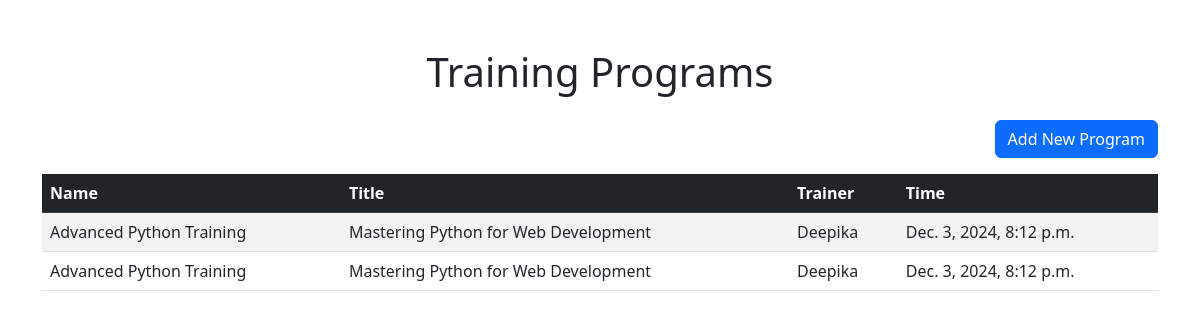
Screenshot of /programs/ with the database file from the repository.
### adminapp/models.py (models this page shows, shortened)
class TrainingProgram(models.Model):
    name = models.CharField(max_length=255)
    title = models.CharField(max_length=255)
    trainer = models.CharField(max_length=255)
    time = models.DateTimeField()
    employees = models.ManyToManyField(User, related_name='training_programs')

### adminapp/views.py (the view)
# urls.py: path('programs/', views.program_list, name='program_list'),
def program_list(request):
    programs = TrainingProgram.objects.all()
    return render(request, 'adminapp/program_list.html', {'programs': programs})

### templates/adminapp/program_list.html (shortened to what this page needs)
{% block content %}
<html lang="en">
<head>
    <link href="https://cdn.jsdelivr.net/npm/bootstrap@5.3.0-alpha3/dist/css/bootstrap.min.css" rel="stylesheet">
</head>
<body>
    <div class="container my-5">
        <h1 class="mb-4 text-center">Training Programs</h1>
        <div class="d-flex justify-content-end mb-3">
            <a href="{% url 'adminapp:add_program' %}" class="btn btn-primary">Add New Program</a>
        </div>
        <div class="table-responsive">
            <table class="table table-striped table-hover">
                <thead class="table-dark">
                    <tr>
                        <th scope="col">Name</th>
                        <th scope="col">Title</th>
                        <th scope="col">Trainer</th>
                        <th scope="col">Time</th>
                    </tr>
                </thead>
                <tbody>
                    {% for program in programs %}
                        <tr>
                            <td>{{ program.name }}</td>
                            <td>{{ program.title }}</td>
                            <td>{{ program.trainer }}</td>
                            <td>{{ program.time }}</td>
                        </tr>
                    {% endfor %}
                </tbody>
            </table>
        </div>
    </div>
</body>
</html>
{% endblock %}

### rows the page displays
TrainingProgram: name "Advanced Python Training", title "Mastering Python for Web Development", trainer "Deepika", time "Dec. 3, 2024, 8:12 p.m."
TrainingProgram: name "Advanced Python Training", title "Mastering Python for Web Development", trainer "Deepika", time "Dec. 3, 2024, 8:12 p.m."
